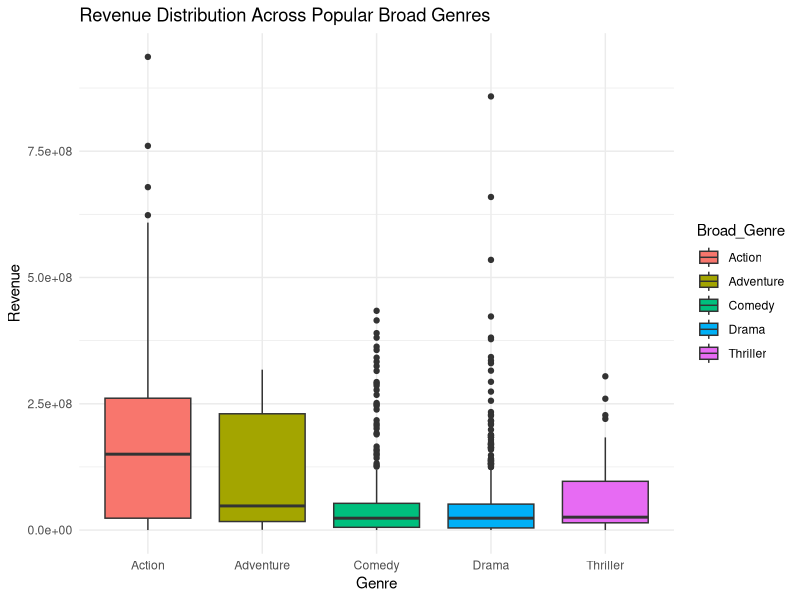

The R source for this figure:
# revenue across top genres
library(tidyverse)
library(dplyr)

# import data
imdb <- read.csv("CURRENT_clean_imdbmovies_version5.csv", header = TRUE, stringsAsFactors = FALSE)
glimpse(imdb)

# turn genres into factors
imdb <- imdb %>% 
  mutate(
    Broad_Genre = as.factor(Broad_Genre)
  )

# count number of movies per genre
genre_counts <- imdb %>%
  group_by(Broad_Genre) %>%
  tally()

genre_counts

# filtering genres with at least 10 movies for best ANOVA results
pop_genre_imdb <- imdb %>%
  filter(Broad_Genre %in% genre_counts$Broad_Genre[genre_counts$n >= 10])

# run ANOVA and Tukey w this filtered data
anova_genre_pop <- aov(Revenue ~ Broad_Genre, data = pop_genre_imdb)
summary(anova_genre_pop)

tukey_genre_pop <- TukeyHSD(anova_genre_pop)
tukey_genre_pop$Broad_Genre

# visualize
# Boxplot to compare revenue across genres
ggplot(pop_genre_imdb, aes(x = Broad_Genre, y = Revenue, fill = Broad_Genre)) +
  geom_boxplot() +
  labs(title = "Revenue Distribution Across Popular Broad Genres",
       x = "Genre",
       y = "Revenue") +
  theme(axis.text.x = element_text(angle = 45, hjust = 1)) +
  theme_minimal()

